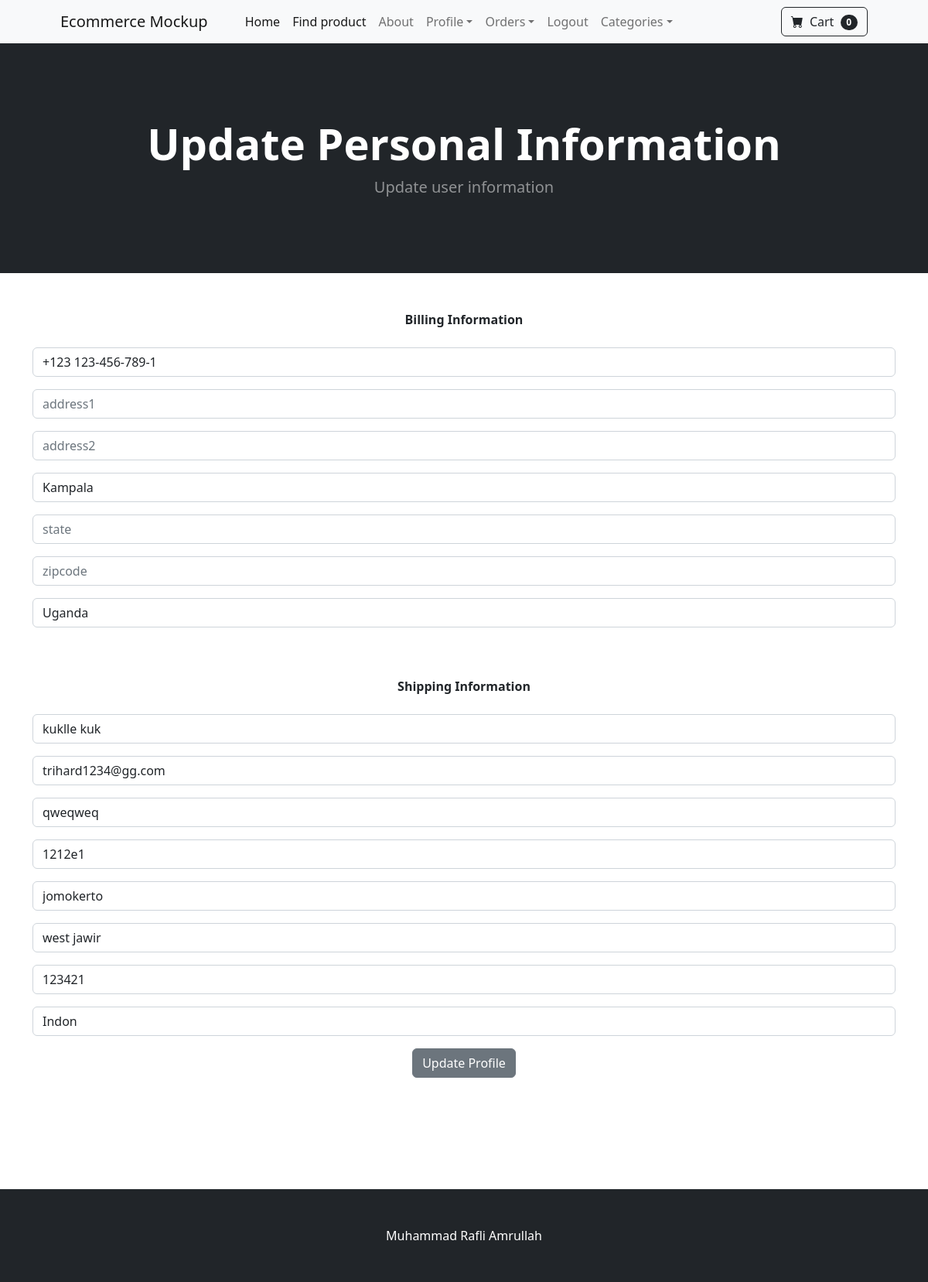
The page /update_info/ (signed in) on the database its author committed.
### store/models.py (models this page shows, shortened)
class Profile(models.Model):
	user = models.OneToOneField(User, on_delete=models.CASCADE)
	date_modified = models.DateTimeField(User, auto_now=True)
	phone = models.CharField(max_length=32, blank=True)
	address1 = models.CharField(max_length=200, blank=True)
	address2 = models.CharField(max_length=200, blank=True)
	city = models.CharField(max_length=200, blank=True)
	state = models.CharField(max_length=200, blank=True)
	zipcode = models.CharField(max_length=200, blank=True)
	country = models.CharField(max_length=200, blank=True)
	old_cart = models.CharField(max_length=512, blank=True, null=True)

### payment/models.py (models this page shows, shortened)
class ShippingAddress(models.Model):
	user = models.ForeignKey(User, on_delete=models.CASCADE, null=True, blank=True)
	shipping_full_name = models.CharField(max_length=255)
	shipping_email = models.CharField(max_length=255)
	shipping_address1 = models.CharField(max_length=255)
	shipping_address2 = models.CharField(max_length=255, null=True, blank=True)
	shipping_city = models.CharField(max_length=255)
	shipping_state = models.CharField(max_length=255, null=True, blank=True)
	shipping_zipcode = models.CharField(max_length=255, null=True, blank=True)
	shipping_country = models.CharField(max_length=255)
	class Meta:
		verbose_name_plural = "Shipping Address"

### store/views.py (the view)
# urls.py: path('update_info/', views.update_info, name='update_info'),
def update_info(request):
	if request.user.is_authenticated:
		current_user = Profile.objects.get(user__id=request.user.id)
		shipping_user = ShippingAddress.objects.get(user__id=request.user.id)
		form = UserInfoForm(request.POST or None, instance=current_user)
		shipping_form = ShippingForm(request.POST or None, instance=shipping_user)
		if form.is_valid() or shipping_form.is_valid():
			form.save()
			shipping_form.save()
			messages.success(request, "Your info has been updated")
			return redirect('home')
		return render(request, 'update_info.html', {'form': form, 'shipping_form':shipping_form})
	else:
		messages.success(request, "You must be logged in to access this page")
		return redirect('home')

### store/forms.py
class UserInfoForm(forms.ModelForm):
	phone = forms.CharField(label='', widget=forms.TextInput(attrs={'class':'form-control','placeholder':'Phone'}), required=False)
	address1 = forms.CharField(label='', widget=forms.TextInput(attrs={'class':'form-control','placeholder':'address1'}), required=False)
	address2 = forms.CharField(label='', widget=forms.TextInput(attrs={'class':'form-control','placeholder':'address2'}), required=False)
	city = forms.CharField(label='', widget=forms.TextInput(attrs={'class':'form-control','placeholder':'city'}), required=False)
	state = forms.CharField(label='', widget=forms.TextInput(attrs={'class':'form-control','placeholder':'state'}), required=False)
	zipcode = forms.CharField(label='', widget=forms.TextInput(attrs={'class':'form-control','placeholder':'zipcode'}), required=False)
	country = forms.CharField(label='', widget=forms.TextInput(attrs={'class':'form-control','placeholder':'country'}), required=False)
	class Meta:
		model = Profile
		fields = ('phone', 'address1', 'address2', 'city', 'state', 'zipcode', 'country', )

### cart/cart.py (called while the page is built)
    def __len__(self):
        return len(self.cart)

### cart/context_processors.py (called while the page is built)
def cart(request):
    return {'cart': Cart(request)}

### store/templates/update_info.html
{% extends "base.html" %} {% block content %}
<header class="bg-dark py-5">
  <div class="container px-4 px-lg-5 my-5">
    <div class="text-center text-white">
      <h1 class="display-4 fw-bolder">Update Personal Information</h1>
      <p class="lead fw-normal text-white-50 mb-0">Update user information</p>
    </div>
  </div>
</header>
<br /><br />
<div class="container">
  <div class="row">
    <center>
      <strong> Billing Information</strong>
      <br /><br />
      <form method="POST" action="{% url 'update_info' %}">
        {% csrf_token %} {{ form.as_p }}
        <br /><br />
        <strong> Shipping Information</strong>
        <br /><br />
        {{shipping_form.as_p}}
        <button type="submit" class="btn btn-secondary">Update Profile</button>
      </form>
      <br /><br />
      <br /><br />
      <br /><br />
    </center>
    <br /><br />
    <br /><br />
    <br /><br />
  </div>
</div>
{% endblock content %}

### rows shown on the page
Profile: phone "+123 123-456-789-1", city "Kampala", country "Uganda"
ShippingAddress: shipping_full_name "kuklle kuk", shipping_email "trihard1234@gg.com", shipping_address1 "qweqweq", shipping_address2 "1212e1", shipping_city "jomokerto", shipping_state "west jawir", shipping_zipcode "123421", shipping_country "Indon"

### other values the page prints
{{ cart | length }} "0"
